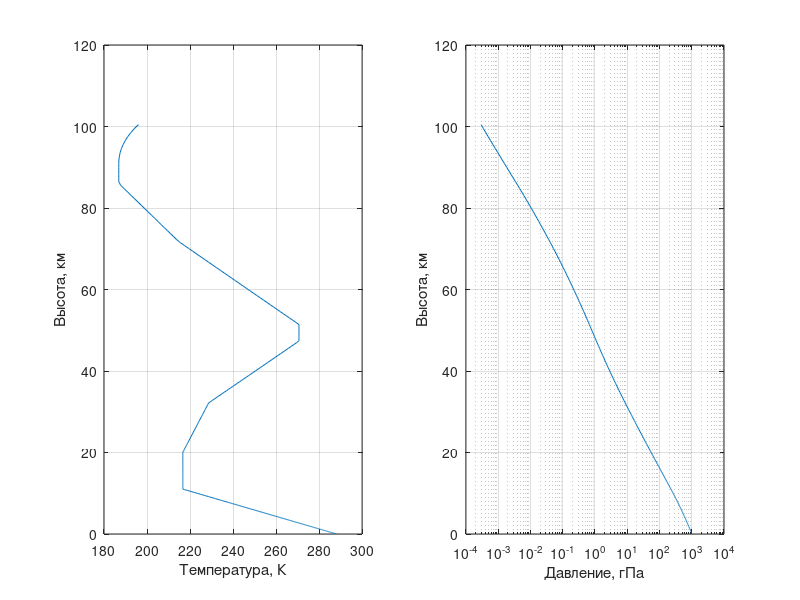
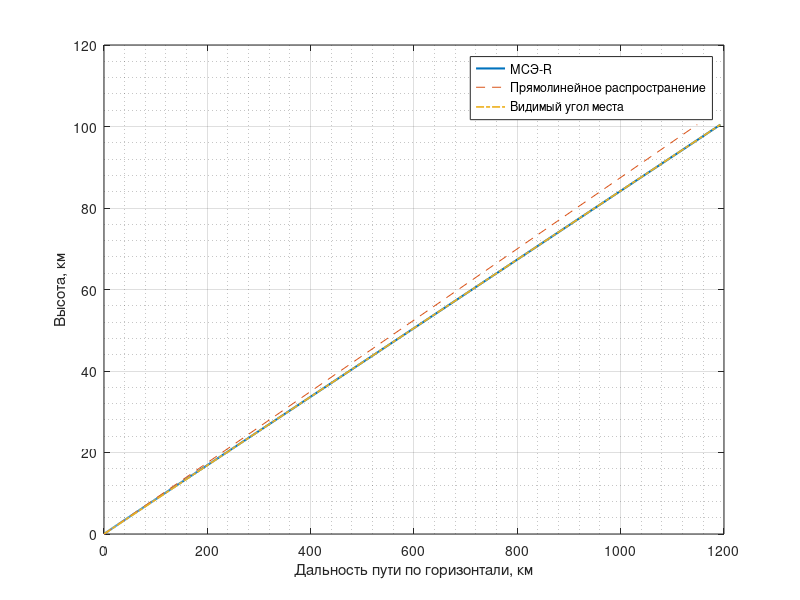

MATLAB code for these plots, in order:
clear all
close all
clc

tic
el = 5;
r0 = 6371; % радиус Земли, км
hstation = 0;
A0 = 95.571899;
A1 = -4.011801;
A2 = 6.424731*10^(-2);
A3 = -4.789660*10^(-4);
A4 = 1.340543*10^(-6);
Po0 = 7.5; %  плотность водяных паров на уровне Земли, г/м3
for layer = 1:922 % Характеристики слоев
    sigma(layer) = 0.0001*exp((layer-1)/100); % км
    if layer == 1
        heighR(layer) = r0;
        heighL(layer) = sigma(layer);
    else
        heighR(layer) = heighR(layer-1)+sigma(layer-1);
        heighL(layer) = heighL(layer-1)+sigma(layer);
    end
    heighL_pot(layer) = (heighL(layer)*6356.766)/(6356.766+heighL(layer));
    
    if      0<= heighL_pot(layer) &  heighL_pot(layer)<=11
        T(layer) = 288.15-6.5*heighL_pot(layer);
        P(layer) = 1013.25*(288.15/(288.15-6.5*heighL_pot(layer)))^(-34.1632/6.5);
    elseif  11< heighL_pot(layer) &  heighL_pot(layer)<=20
        T(layer) = 216.65;
        P(layer) = 226.3226*exp(-34.1632*(heighL_pot(layer)-11)/216.65);
    elseif  20< heighL_pot(layer) &  heighL_pot(layer)<=32
        T(layer) = 216.65+(heighL_pot(layer)-20);
        P(layer) = 54.7498*(216.65/(216.65+(heighL_pot(layer)-20)))^(34.1632);
    elseif  32< heighL_pot(layer) &  heighL_pot(layer)<=47
        T(layer) = 228.65+2.8*(heighL_pot(layer)-32);
        P(layer) = 8.680422*(228.65/(228.65+2.8*(heighL_pot(layer)-32)))^(34.1632/2.8);
    elseif  47< heighL_pot(layer) &  heighL_pot(layer)<=51
        T(layer) = 270.65;
        P(layer) = 1.109106*exp(-34.1632*(heighL_pot(layer)-47)/270.65);
    elseif  51< heighL_pot(layer) &  heighL_pot(layer)<=71
        T(layer) = 270.65-2.8*(heighL_pot(layer)-51);
        P(layer) = 0.6694167*(270.65/(270.65-2.8*(heighL_pot(layer)-51)))^(-34.1632/2.8);
    elseif  71< heighL_pot(layer) &  heighL_pot(layer)<=84.852
        T(layer) = 214.65-2.0*(heighL_pot(layer)-71);
        P(layer) = 0.03956649*(214.65/(214.65-2.0*(heighL_pot(layer)-71)))^(-34.1632/2.0);
    elseif  86<= heighL(layer) &  heighL(layer)<=91
        T(layer) = 186.8673;
    elseif  91< heighL(layer) &  heighL(layer)<=101
        T(layer) = 263.1905-76.3232*sqrt(1-((heighL(layer)-91)/19.9429)^2);
    end
    if 86<= heighL(layer) &  heighL(layer)<=101
        P(layer) = exp(A0+A1*heighL(layer)+A2*heighL(layer)^2+A3*heighL(layer)^3+A4*heighL(layer)^4);
    end
    Po(layer) = Po0*exp(-heighL(layer)/2);
    e(layer)=Po(layer)*T(layer)/216.7;
    if e(layer)/P(layer) <= 2*10^-6
        Po(layer)=Po(layer-1);
    end
    Nref(layer) = 77.6*(P(layer)+4810*e(layer)/T(layer))/T(layer);
    nref(layer) = 1+Nref(layer)*10^-6;
end
figure(1)
subplot(1,2,1);
plot(T,heighL);
grid on
xlabel('Температура, К')
ylabel('Высота, км')
subplot(1,2,2);
semilogx(P,heighL);
grid on
xlabel('Давление, гПа')
ylabel('Высота, км')
for layer = 1:922 % Геометрия слоев
    if layer == 1
        betaL(layer) = 90-el;
        New_betaL(layer) = betaL(layer);
    end
    Apas(layer) = -heighR(layer)*cosd(betaL(layer))+0.5*sqrt(4*heighR(layer)^2*cosd(betaL(layer))^2+8*heighR(layer)*sigma(layer)+4*sigma(layer)^2);
    alfaL(layer) = 180-acosd((-(Apas(layer))^2-2*heighR(layer)*sigma(layer)-(sigma(layer))^2)/(2*Apas(layer)*heighR(layer)+2*Apas(layer)*sigma(layer)));
    if layer <=921
        betaL(layer+1) = asind(nref(layer)*sind(alfaL(layer))/nref(layer+1));
    end
    if layer ==1
        gamma(layer) = betaL(layer)-alfaL(layer);
    else
        gamma(layer) = gamma(layer-1)+(betaL(layer)-alfaL(layer));
    end
end

for count = 1:923
    if count == 1
        goriz(count) = 0;
    elseif count == 2
        goriz(count) = tand(betaL(count-1))*heighL(count-1);
    else
        goriz(count) = tand(gamma(count-2)+betaL(count-1))*heighL(count-1);        
    end
    if count == 1
        vert(count) = 0;
    else
        vert(count) = heighL(count-1);
    end
end
tfs1 = 1.728 + 0.5411*el + 0.03723*el^2;
tfs2 = 0.1815 + 0.06272*el + 0.01380*el^2;
tfs3 =  0.01727 + 0.008288*el;
tfs = 1/(tfs1+hstation*tfs2+hstation^2*tfs3);
Te = el-tfs;
figure(2)
goriz1 =  heighL(922)/0.0874886;
Xx = [0, goriz1];
Yy = [0, heighL(922)];
goriz2 =  heighL(922)/tand(Te);
Xx1 = [0, goriz2];
plot(goriz,vert,'-','LineWidth',1.5)
hold on
plot(Xx,Yy,'--')
plot(Xx1,Yy,'-.','LineWidth',1.2)
grid on
grid minor
ylabel('Высота, км')
xlabel('Дальность пути по горизонтали, км')
legend('МСЭ-R','Прямолинейное распространение','Видимый угол места')
toc


